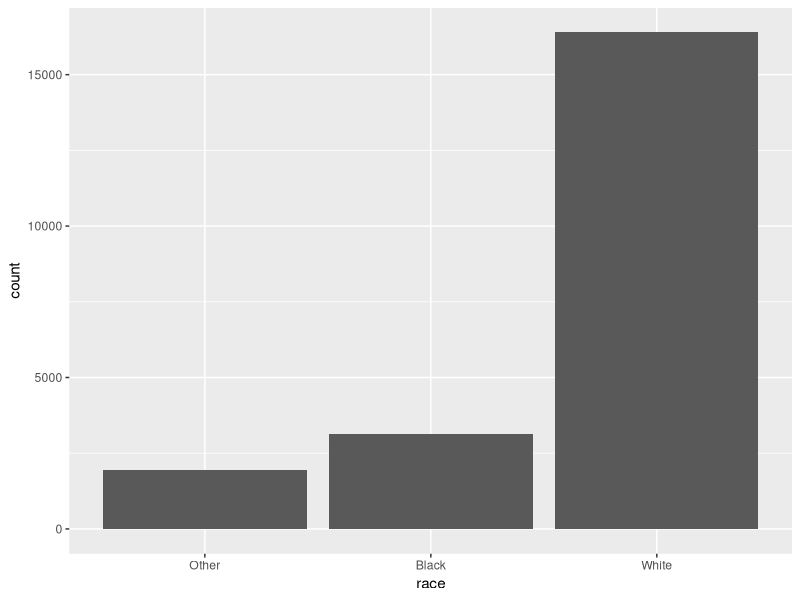
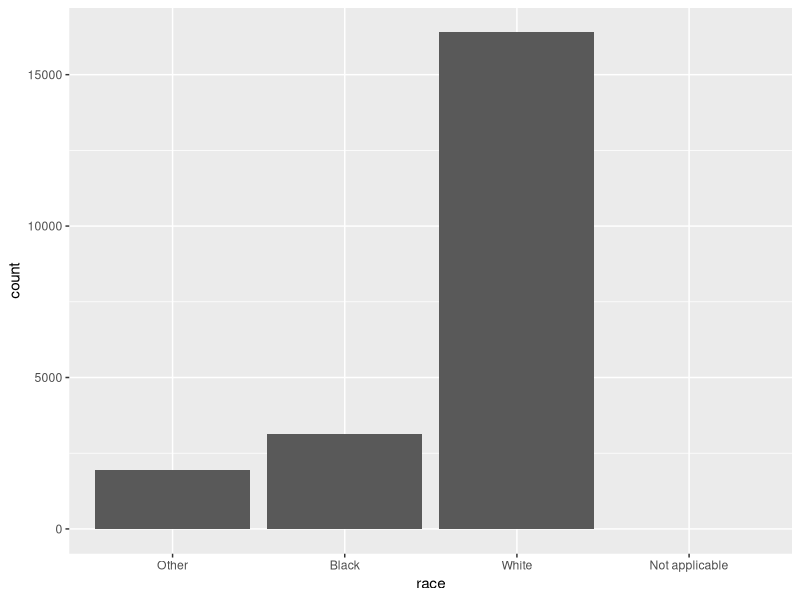
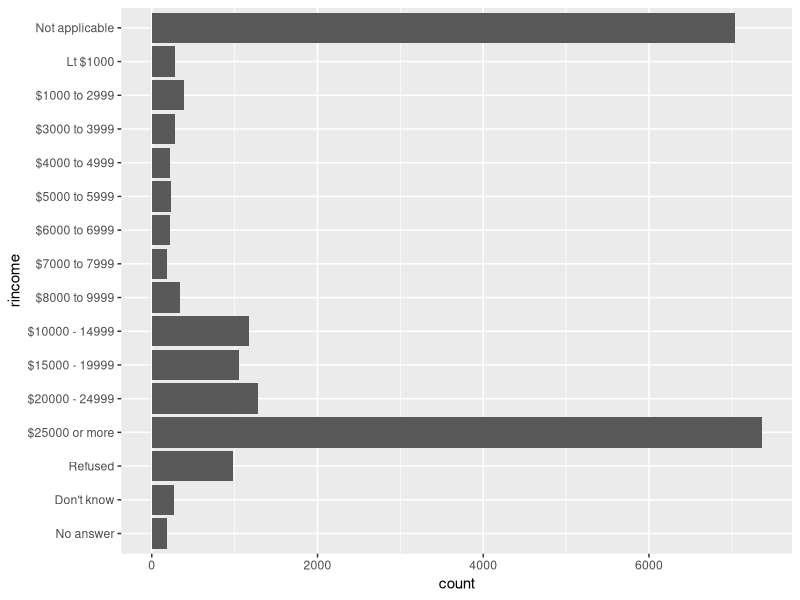
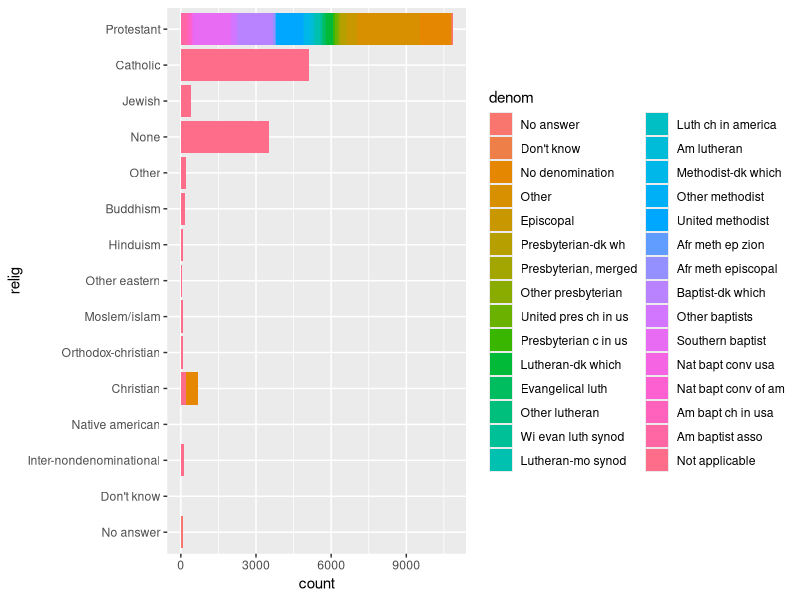
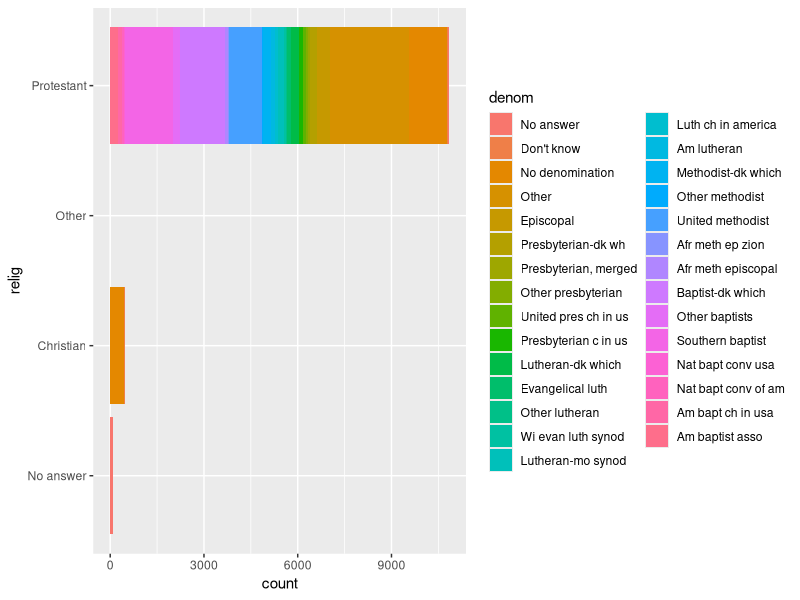
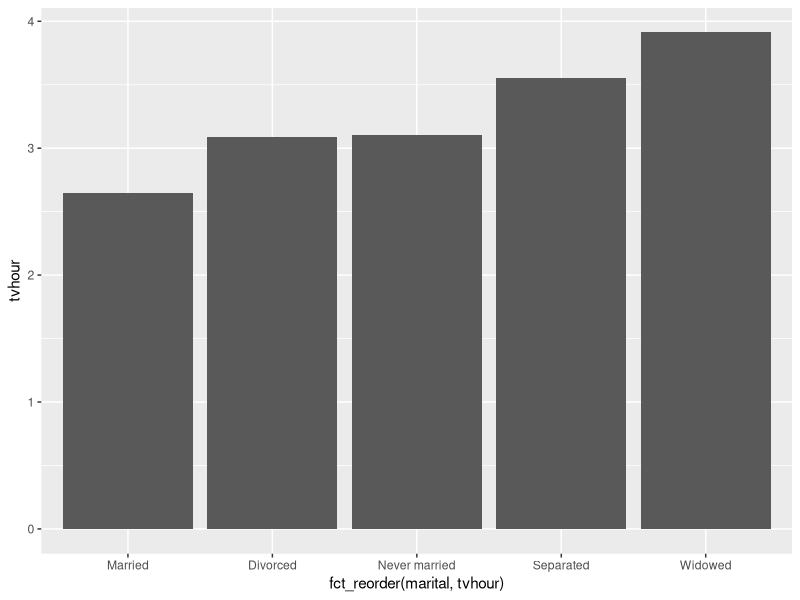
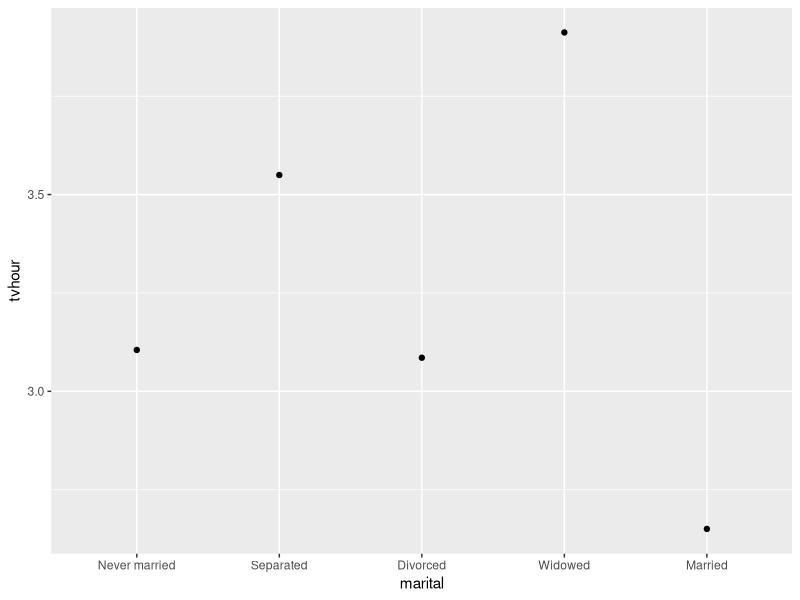
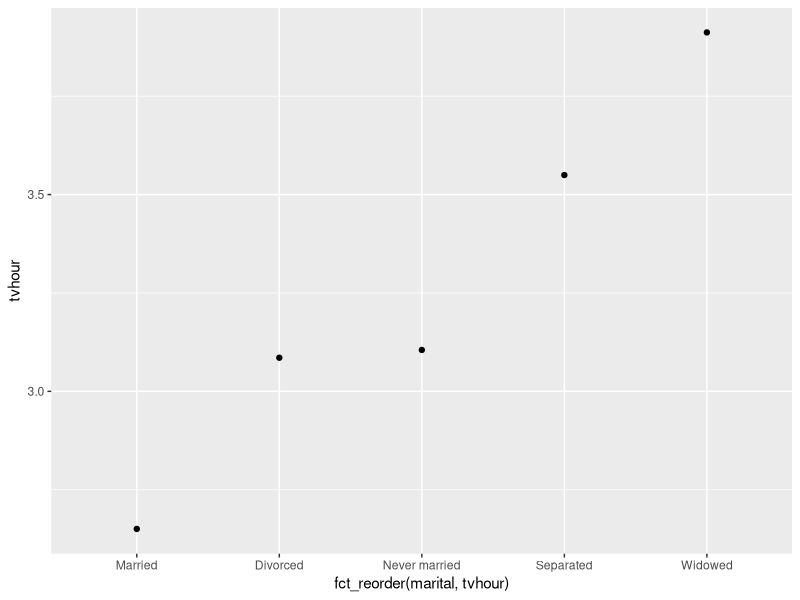

The R source for these figures, in order:
library(tidyverse)
library(forcats)

#Dataset
gss_cat
?gss_cat

gss_cat %>% 
  count(race)

#Visualização
ggplot(gss_cat, aes(race)) + 
  geom_bar()

#Adicionar níveis sem valores na visualização
ggplot(gss_cat, aes(race)) + 
  geom_bar() +
  scale_x_discrete(drop = FALSE) #Evitar a eliminação de níveis vazios

#Explorar rincome
View(gss_cat)

ggplot(gss_cat, aes(rincome)) + 
  geom_bar() + 
  scale_x_discrete(drop = FALSE) + 
  coord_flip() #Invertido eixo para melhor visualização dos níveis de renda

#Categorias mais comuns
gss_cat %>%
  count(relig, sort = TRUE)

gss_cat %>% 
  count(partyid, sort = TRUE)


#Relig e denom -> identificar relação
gss_cat %>% 
  select(relig, denom)

ggplot(gss_cat, aes(relig, fill=denom)) +
  geom_bar() + 
  coord_flip()

gss_cat %>% 
  filter(denom != "Not applicable") %>% 
  select(relig, denom)

gss_cat %>% 
  filter(denom != "Not applicable") %>% 
  select(relig, denom) %>% 
  count(relig, sort = TRUE)


gss_cat %>% 
  filter(denom != "Not applicable") %>% 
  select(relig, denom) %>% 
  ggplot(aes(relig, fill=denom)) + 
  geom_bar() +
  coord_flip()


#Marital x tvhour
mar_tv <- gss_cat %>% 
  select(marital, tvhours) %>% 
  filter(marital != "No answer") %>% 
  group_by(marital) %>% 
  summarize(tvhour = mean(tvhours, na.rm = TRUE),
            n = n())

mar_tv

ggplot(mar_tv) +
  geom_bar(aes(fct_reorder(marital, tvhour), tvhour),
           stat = "identity")

ggplot(mar_tv, aes(marital, tvhour)) + 
  geom_point()

ggplot(mar_tv, aes(fct_reorder(marital, tvhour), tvhour)) + 
  geom_point()

#Race x relig
gss_cat %>% 
  select(race, relig) %>% 
  group_by(race, relig) %>% 
  summarize(n = n())

